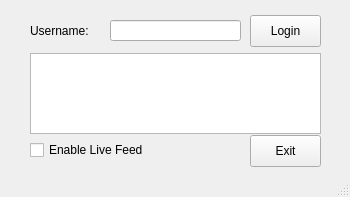
<?xml version="1.0" encoding="UTF-8"?>
<ui version="4.0">
    <class>LoginWindow</class>
    <widget class="QMainWindow" name="LoginWindow">
        <property name="geometry">
            <rect>
                <x>0</x>
                <y>0</y>
                <width>350</width>
                <height>197</height>
            </rect>
        </property>
        <property name="windowTitle">
            <string>LoginWindow</string>
        </property>
        <widget class="QWidget" name="centralwidget">
            <widget class="QLabel" name="label">
                <property name="geometry">
                    <rect>
                        <x>30</x>
                        <y>20</y>
                        <width>81</width>
                        <height>21</height>
                    </rect>
                </property>
                <property name="text">
                    <string>Username:</string>
                </property>
            </widget>
            <widget class="QPushButton" name="btnLogin">
                <property name="geometry">
                    <rect>
                        <x>250</x>
                        <y>15</y>
                        <width>71</width>
                        <height>32</height>
                    </rect>
                </property>
                <property name="text">
                    <string>Login</string>
                </property>
            </widget>
            <widget class="QLineEdit" name="txtUsername">
                <property name="geometry">
                    <rect>
                        <x>110</x>
                        <y>20</y>
                        <width>131</width>
                        <height>21</height>
                    </rect>
                </property>
            </widget>
            <widget class="QTextEdit" name="txtInfo">
                <property name="geometry">
                    <rect>
                        <x>30</x>
                        <y>53</y>
                        <width>291</width>
                        <height>81</height>
                    </rect>
                </property>
                <property name="readOnly">
                    <bool>true</bool>
                </property>
            </widget>
            <widget class="QCheckBox" name="chbCamera">
                <property name="geometry">
                    <rect>
                        <x>30</x>
                        <y>140</y>
                        <width>151</width>
                        <height>20</height>
                    </rect>
                </property>
                <property name="text">
                    <string>Enable Live Feed</string>
                </property>
            </widget>
            <widget class="QPushButton" name="btnExit">
                <property name="geometry">
                    <rect>
                        <x>250</x>
                        <y>135</y>
                        <width>71</width>
                        <height>32</height>
                    </rect>
                </property>
                <property name="text">
                    <string>Exit</string>
                </property>
            </widget>
        </widget>
        <widget class="QStatusBar" name="statusbar"/>
    </widget>
    <resources/>
    <connections/>
</ui>
